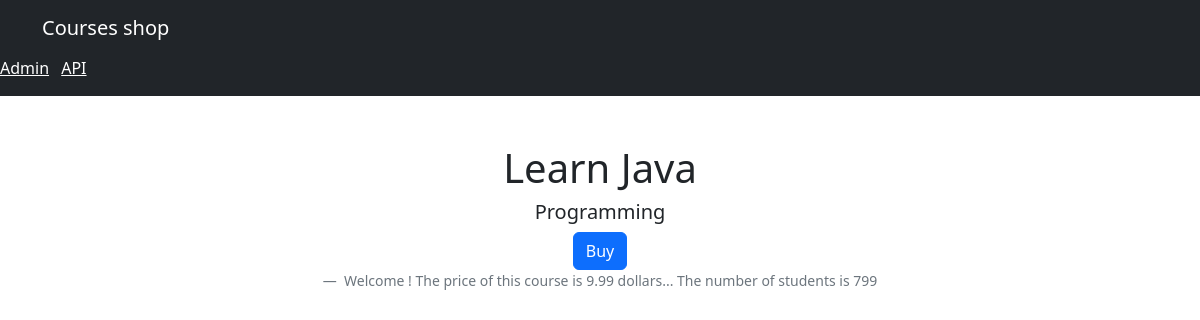
The app's page /courses/10 with its own data.
### shop/models.py (models this page shows, shortened)
class Course(models.Model):
    title = models.CharField(max_length=255)
    price = models.FloatField()
    students_qty = models.IntegerField()
    reviews_qty = models.IntegerField()
    category = models.ForeignKey(Category, on_delete=models.CASCADE)
    created_at = models.DateTimeField(default=timezone.now)

class Category(models.Model):
    title = models.CharField(max_length=255)
    created_of = models.DateTimeField(default=timezone.now)
    def __str__(self):
        return self.title

### shop/views.py (the view)
# urls.py: path('courses/<int:course_id>', views.single_course, name='single_course')
def single_course(request, course_id):
    course = get_object_or_404(Course, pk=course_id)
    return render(request, 'shop/single_course.html', {'course': course})

### templates/shop/single_course.html (shortened to what this page needs)
{% extends 'base.html' %}
{% block content %}
  <figure class="text-center">
    <blockquote class="blockquote">
      <h1 class="mt-5">{{ course.title }}</h1>
      <h5>{{ course.category }}</h5>
      <button class="btn btn-primary">Buy</button>
    </blockquote>
    <figcaption class="blockquote-footer">
      Welcome ! The price of this course is {{ course.price }} dollars... The number of students is {{ course.students_qty }}
    </figcaption>
  </figure>
{% endblock %}

### records on screen
Course: title "Learn Java", category "Programming", price "9.99", students_qty "799"
